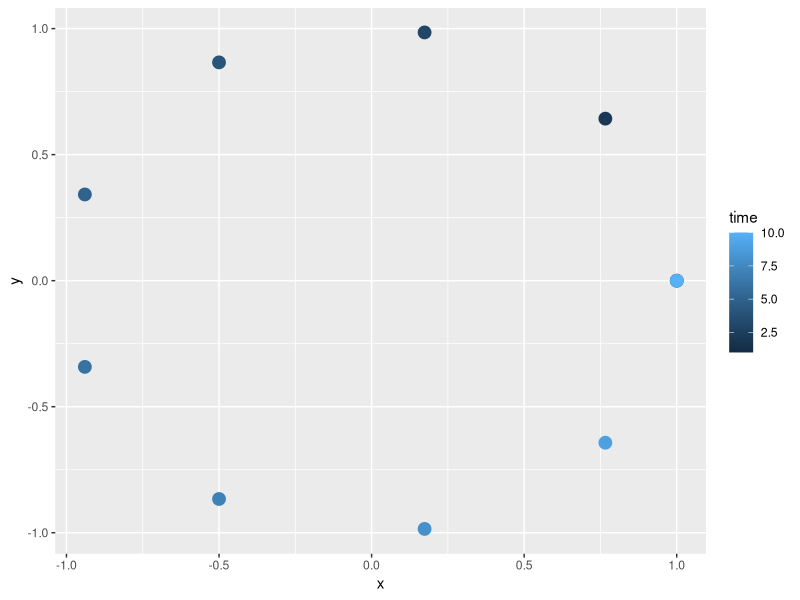
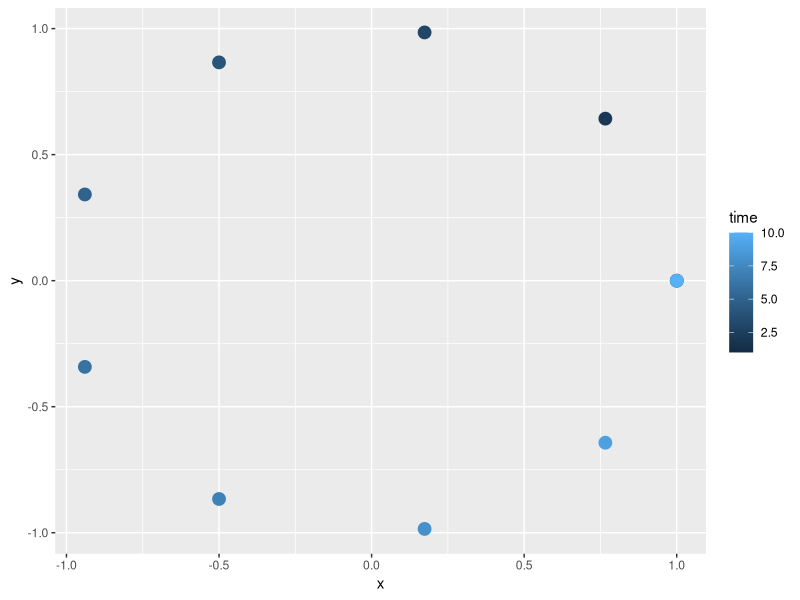

Reproduce these figures in R, in order. (Note: this script raises an error after producing the figures.)
library(dplyr)
library(gganimate)

N <- 10
theta <- seq(0, 2*pi, length=N)
x <- cos(theta)
y <- sin(theta)
df <- data.frame(x, y, time = 1:N)

# static plot
df %>%
  ggplot(aes(x, y, col = time)) +
  geom_point(size=4)

ggsave("fig/circle1.png", width = 4, height = 3)

# animation 
p <- df %>%
  ggplot(aes(x, y, col = time)) +
  geom_point(size=4) +
  transition_time(time)

animate(p, nframes = 50, width=300, height=200)

anim_save("fig/circle1.gif")
